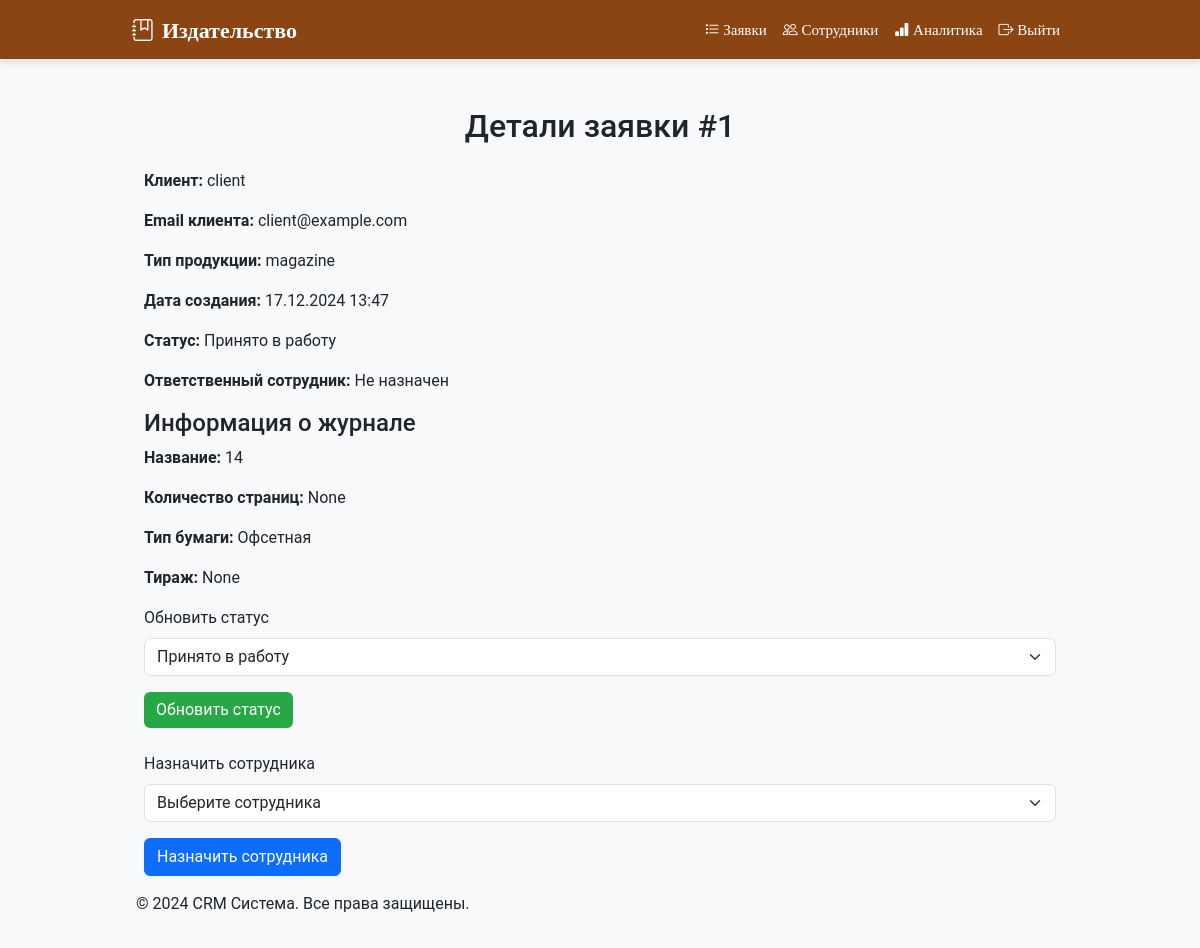
Page /view_order/1 (signed in) on the committed database.
### models.py (models this page shows, shortened)
class Order(db.Model):
    id = db.Column(db.Integer, primary_key=True)
    client_id = db.Column(db.Integer, db.ForeignKey('user.id'), nullable=False)
    client = db.relationship('User', backref='orders', lazy=True)  # Добавлено
    product_type = db.Column(db.String(50), nullable=False)
    book_title = db.Column(db.String(200), nullable=True)
    author_name = db.Column(db.String(100), nullable=True)
    pages_count = db.Column(db.Integer, nullable=True)
    binding_type = db.Column(db.String(50), nullable=True)
    paper_type = db.Column(db.String(50), nullable=True)
    copies_count = db.Column(db.Integer, nullable=True)
    magazine_title = db.Column(db.String(200), nullable=True)
    magazine_pages_count = db.Column(db.Integer, nullable=True)
    magazine_paper_type = db.Column(db.String(50), nullable=True)
    magazine_copies_count = db.Column(db.Integer, nullable=True)
    advertisement_paper_type = db.Column(db.String(50), nullable=True)
    advertisement_image_filename = db.Column(db.String(200), nullable=True)
    file_name = db.Column(db.String(200), nullable=True)
    status = db.Column(db.String(50), default="Ожидает обработки")
    created_at = db.Column(db.DateTime, default=datetime.utcnow)
    updated_at = db.Column(db.DateTime, default=datetime.utcnow, onupdate=datetime.utcnow)
    assigned_employee = db.Column(db.String(100), nullable=True)

class User(UserMixin, db.Model):
    id = db.Column(db.Integer, primary_key=True)
    username = db.Column(db.String(150), nullable=False, unique=True)
    password = db.Column(db.String(150), nullable=False)
    email = db.Column(db.String(150), nullable=False, unique=True)
    role = db.Column(db.String(50), nullable=False)  # admin или client

### app.py (the view, shortened to what this page needs)
@app.route('/view_order/<int:order_id>', methods=['GET', 'POST'])
@login_required
def view_order(order_id):
    if current_user.role != 'admin':
        flash('У вас нет доступа к этой странице.', 'danger')
        return redirect(url_for('admin_dashboard'))
    order = Order.query.get_or_404(order_id)
    return render_template('view_order.html', order=order)

### app.py (called while the page is built)
@login_manager.user_loader
def load_user(user_id):
    return User.query.get(int(user_id))

### templates/view_order.html (shortened to what this page needs)
{% extends 'base.html' %}
{% block content %}
<div class="container mt-4">
    <h2 class="text-center mb-4">Детали заявки #{{ order.id }}</h2>
    <div class="mb-3">
        <p><strong>Клиент:</strong> {{ order.client.username }}</p>
        <p><strong>Email клиента:</strong> {{ order.client.email }}</p>
        <p><strong>Тип продукции:</strong> {{ order.product_type }}</p>
        <p><strong>Дата создания:</strong> {{ order.created_at.strftime('%d.%m.%Y %H:%M') }}</p>
        <p><strong>Статус:</strong> {{ order.status }}</p>
        <p><strong>Ответственный сотрудник:</strong>
            {{ order.assigned_employee or "Не назначен" }}
        </p>
    </div>
    {% if order.product_type == 'book' %}
    <div>
        <h4>Информация о книге</h4>
        <p><strong>Название:</strong> {{ order.book_title }}</p>
        <p><strong>Автор:</strong> {{ order.author_name }}</p>
        <p><strong>Количество страниц:</strong> {{ order.pages_count }}</p>
        <p><strong>Тип переплета:</strong> {{ order.binding_type }}</p>
        <p><strong>Тип бумаги:</strong> {{ order.paper_type }}</p>
        <p><strong>Тираж:</strong> {{ order.copies_count }}</p>
    </div>
    {% elif order.product_type == 'magazine' %}
    <div>
        <h4>Информация о журнале</h4>
        <p><strong>Название:</strong> {{ order.magazine_title }}</p>
        <p><strong>Количество страниц:</strong> {{ order.magazine_pages_count }}</p>
        <p><strong>Тип бумаги:</strong> {{ order.magazine_paper_type }}</p>
        <p><strong>Тираж:</strong> {{ order.magazine_copies_count }}</p>
    </div>
    {% endif %}
    <form method="POST">
        <div class="mb-3">
            <label for="status" class="form-label">Обновить статус</label>
            <select class="form-select" id="status" name="status" required>
                <option value="Принято в работу" {% if order.status == 'Принято в работу' %}selected{% endif %}>Принято в работу</option>
            </select>
        </div>
        <button type="submit" class="btn btn-success">Обновить статус</button>
    </form>
    <form method="POST" action="{{ url_for('assign_random_employee', order_id=order.id) }}">
        <div class="mb-3 mt-4">
            <label for="assigned_employee" class="form-label">Назначить сотрудника</label>
            <select class="form-select" id="assigned_employee" name="assigned_employee" required>
                <option value="" disabled selected>Выберите сотрудника</option>
            </select>
        </div>
        <button type="submit" class="btn btn-primary">Назначить сотрудника</button>
    </form>
</div>
{% endblock %}

### static/styles.css (style rules this page uses)
body { margin: 0; padding: 0; font-family: 'Roboto', sans-serif; background-color: #f8f9fa; }
.container { max-width: 960px; }
html, body { height: 100%; margin: 0; }
body { display: flex; flex-direction: column; }
.btn-success { background-color: #28a745; border: none; transition: background-color 0.3s ease; }

### rows in the picture
Order: id "1", product_type "magazine", created_at "17.12.2024 13:47", status "Принято в работу", assigned_employee "Не назначен", magazine_title "14", magazine_pages_count "None", magazine_paper_type "Офсетная", magazine_copies_count "None"
User: client.username "client", client.email "client@example.com"
